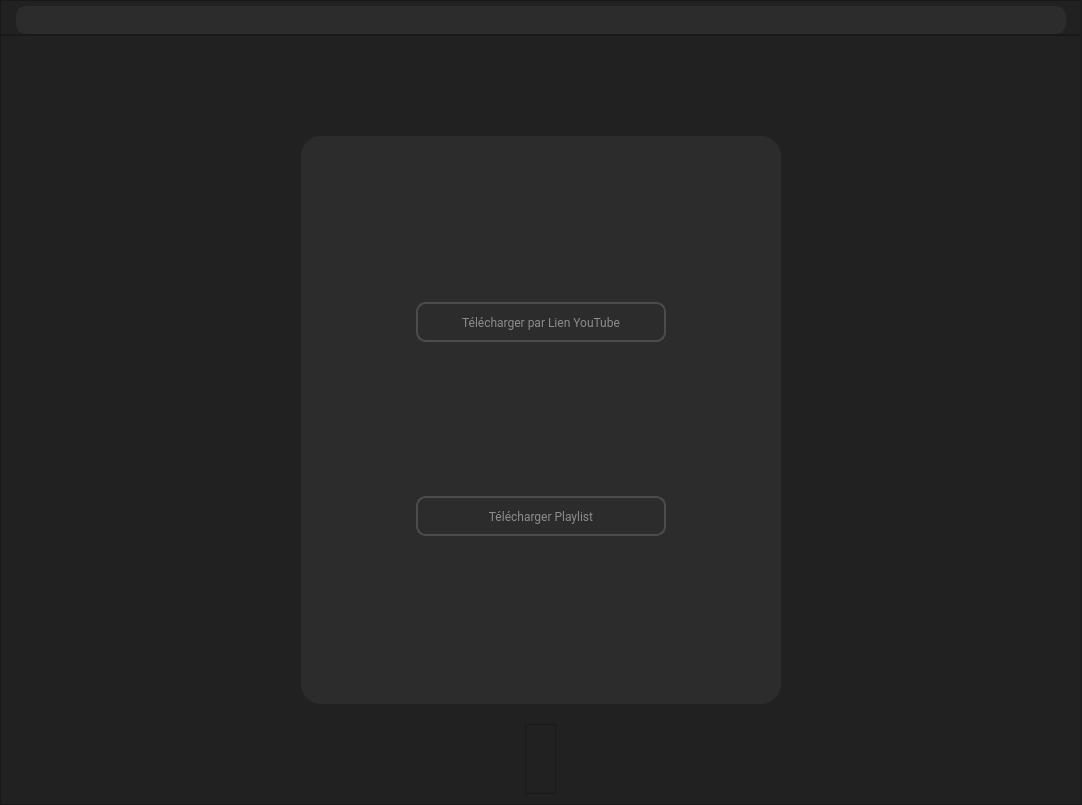
<?xml version="1.0" encoding="UTF-8"?>
<ui version="4.0">
 <class>MainWindow</class>
 <widget class="QMainWindow" name="MainWindow">
  <property name="geometry">
   <rect>
    <x>0</x>
    <y>0</y>
    <width>1082</width>
    <height>805</height>
   </rect>
  </property>
  <property name="windowTitle">
   <string>MainWindow</string>
  </property>
  <widget class="QWidget" name="centralwidget">
   <layout class="QVBoxLayout" name="verticalLayout">
    <property name="spacing">
     <number>0</number>
    </property>
    <property name="leftMargin">
     <number>0</number>
    </property>
    <property name="topMargin">
     <number>0</number>
    </property>
    <property name="rightMargin">
     <number>0</number>
    </property>
    <property name="bottomMargin">
     <number>0</number>
    </property>
    <item>
     <widget class="QFrame" name="hotbar">
      <property name="sizePolicy">
       <sizepolicy hsizetype="Preferred" vsizetype="Fixed">
        <horstretch>0</horstretch>
        <verstretch>0</verstretch>
       </sizepolicy>
      </property>
      <property name="minimumSize">
       <size>
        <width>0</width>
        <height>35</height>
       </size>
      </property>
      <property name="maximumSize">
       <size>
        <width>16777215</width>
        <height>35</height>
       </size>
      </property>
      <property name="layoutDirection">
       <enum>Qt::RightToLeft</enum>
      </property>
      <property name="styleSheet">
       <string notr="true">background-color:#212121</string>
      </property>
      <property name="frameShape">
       <enum>QFrame::StyledPanel</enum>
      </property>
      <property name="frameShadow">
       <enum>QFrame::Raised</enum>
      </property>
      <layout class="QHBoxLayout" name="horizontalLayout_2">
       <property name="spacing">
        <number>0</number>
       </property>
       <property name="leftMargin">
        <number>15</number>
       </property>
       <property name="topMargin">
        <number>5</number>
       </property>
       <property name="rightMargin">
        <number>15</number>
       </property>
       <property name="bottomMargin">
        <number>0</number>
       </property>
       <item>
        <widget class="QWidget" name="widget" native="true">
         <property name="styleSheet">
          <string notr="true">QWidget {
    background-color: #2c2c2c;
    border-radius: 10px;
}</string>
         </property>
         <layout class="QHBoxLayout" name="horizontalLayout_3">
          <property name="spacing">
           <number>0</number>
          </property>
          <property name="leftMargin">
           <number>20</number>
          </property>
          <property name="topMargin">
           <number>0</number>
          </property>
          <property name="rightMargin">
           <number>15</number>
          </property>
          <property name="bottomMargin">
           <number>0</number>
          </property>
          <item alignment="Qt::AlignRight">
           <widget class="QFrame" name="closingButonsFrame">
            <property name="layoutDirection">
             <enum>Qt::LeftToRight</enum>
            </property>
            <property name="frameShape">
             <enum>QFrame::StyledPanel</enum>
            </property>
            <property name="frameShadow">
             <enum>QFrame::Raised</enum>
            </property>
            <layout class="QHBoxLayout" name="horizontalLayout_4">
             <property name="spacing">
              <number>10</number>
             </property>
             <property name="leftMargin">
              <number>30</number>
             </property>
             <property name="topMargin">
              <number>0</number>
             </property>
             <property name="rightMargin">
              <number>0</number>
             </property>
             <property name="bottomMargin">
              <number>0</number>
             </property>
             <item>
              <widget class="QPushButton" name="minimizeButon">
               <property name="minimumSize">
                <size>
                 <width>40</width>
                 <height>20</height>
                </size>
               </property>
               <property name="maximumSize">
                <size>
                 <width>40</width>
                 <height>20</height>
                </size>
               </property>
               <property name="styleSheet">
                <string notr="true">QPushButton { background: transparent; border:0px;} 
QPushButton::hover {background-color:#5c5c5c ; color:white;border-radius:0px}</string>
               </property>
               <property name="text">
                <string/>
               </property>
               <property name="icon">
                <iconset>
                 <normaloff>assets/minimise.png</normaloff>assets/minimise.png</iconset>
               </property>
              </widget>
             </item>
             <item>
              <widget class="QPushButton" name="fullscreenButon">
               <property name="minimumSize">
                <size>
                 <width>40</width>
                 <height>20</height>
                </size>
               </property>
               <property name="maximumSize">
                <size>
                 <width>40</width>
                 <height>20</height>
                </size>
               </property>
               <property name="styleSheet">
                <string notr="true">QPushButton { background: transparent; border:0px;} 
QPushButton::hover {background-color:#5c5c5c ; color:white;border-radius:0px}</string>
               </property>
               <property name="text">
                <string/>
               </property>
               <property name="icon">
                <iconset>
                 <normaloff>assets/fullscreen.png</normaloff>assets/fullscreen.png</iconset>
               </property>
              </widget>
             </item>
             <item>
              <widget class="QPushButton" name="closeButon">
               <property name="minimumSize">
                <size>
                 <width>40</width>
                 <height>20</height>
                </size>
               </property>
               <property name="maximumSize">
                <size>
                 <width>40</width>
                 <height>20</height>
                </size>
               </property>
               <property name="styleSheet">
                <string notr="true">QPushButton { background: transparent; border:0px; } 
QPushButton:hover {background-color:red;color:white;border-radius:0px}</string>
               </property>
               <property name="text">
                <string/>
               </property>
               <property name="icon">
                <iconset>
                 <normaloff>assets/croce.png</normaloff>assets/croce.png</iconset>
               </property>
              </widget>
             </item>
            </layout>
           </widget>
          </item>
          <item>
           <widget class="QFrame" name="hotbar_mouv">
            <property name="sizePolicy">
             <sizepolicy hsizetype="Expanding" vsizetype="Preferred">
              <horstretch>0</horstretch>
              <verstretch>0</verstretch>
             </sizepolicy>
            </property>
            <property name="minimumSize">
             <size>
              <width>0</width>
              <height>0</height>
             </size>
            </property>
            <property name="styleSheet">
             <string notr="true"/>
            </property>
            <property name="frameShape">
             <enum>QFrame::StyledPanel</enum>
            </property>
            <property name="frameShadow">
             <enum>QFrame::Raised</enum>
            </property>
           </widget>
          </item>
         </layout>
        </widget>
       </item>
      </layout>
     </widget>
    </item>
    <item>
     <widget class="QFrame" name="frame">
      <property name="styleSheet">
       <string notr="true">background-color:#212121;</string>
      </property>
      <property name="frameShape">
       <enum>QFrame::StyledPanel</enum>
      </property>
      <property name="frameShadow">
       <enum>QFrame::Raised</enum>
      </property>
      <layout class="QVBoxLayout" name="verticalLayout_2">
       <property name="spacing">
        <number>20</number>
       </property>
       <property name="leftMargin">
        <number>300</number>
       </property>
       <property name="topMargin">
        <number>100</number>
       </property>
       <property name="rightMargin">
        <number>300</number>
       </property>
       <property name="bottomMargin">
        <number>10</number>
       </property>
       <item>
        <widget class="QStackedWidget" name="stackedWidget">
         <property name="currentIndex">
          <number>0</number>
         </property>
         <widget class="QWidget" name="initialePage">
          <layout class="QVBoxLayout" name="verticalLayout_5">
           <property name="spacing">
            <number>0</number>
           </property>
           <property name="leftMargin">
            <number>0</number>
           </property>
           <property name="topMargin">
            <number>0</number>
           </property>
           <property name="rightMargin">
            <number>0</number>
           </property>
           <property name="bottomMargin">
            <number>0</number>
           </property>
           <item>
            <widget class="QFrame" name="frame_7">
             <property name="enabled">
              <bool>true</bool>
             </property>
             <property name="sizePolicy">
              <sizepolicy hsizetype="Preferred" vsizetype="Preferred">
               <horstretch>0</horstretch>
               <verstretch>0</verstretch>
              </sizepolicy>
             </property>
             <property name="styleSheet">
              <string notr="true">background-color: #2c2c2c ; 
border-radius : 20px;</string>
             </property>
             <property name="frameShape">
              <enum>QFrame::StyledPanel</enum>
             </property>
             <property name="frameShadow">
              <enum>QFrame::Raised</enum>
             </property>
             <layout class="QVBoxLayout" name="verticalLayout_6">
              <property name="leftMargin">
               <number>0</number>
              </property>
              <property name="rightMargin">
               <number>0</number>
              </property>
              <item alignment="Qt::AlignHCenter">
               <widget class="QWidget" name="widget_2" native="true">
                <layout class="QVBoxLayout" name="verticalLayout_7">
                 <item>
                  <widget class="QPushButton" name="downloadPageButton">
                   <property name="sizePolicy">
                    <sizepolicy hsizetype="Fixed" vsizetype="Fixed">
                     <horstretch>0</horstretch>
                     <verstretch>0</verstretch>
                    </sizepolicy>
                   </property>
                   <property name="minimumSize">
                    <size>
                     <width>250</width>
                     <height>40</height>
                    </size>
                   </property>
                   <property name="maximumSize">
                    <size>
                     <width>250</width>
                     <height>40</height>
                    </size>
                   </property>
                   <property name="font">
                    <font>
                     <family>Roboto</family>
                     <pointsize>9</pointsize>
                     <weight>50</weight>
                     <italic>false</italic>
                     <bold>false</bold>
                     <underline>false</underline>
                     <stylestrategy>PreferDefault</stylestrategy>
                    </font>
                   </property>
                   <property name="focusPolicy">
                    <enum>Qt::StrongFocus</enum>
                   </property>
                   <property name="contextMenuPolicy">
                    <enum>Qt::DefaultContextMenu</enum>
                   </property>
                   <property name="acceptDrops">
                    <bool>false</bool>
                   </property>
                   <property name="styleSheet">
                    <string notr="true">QPushButton{
	border-radius : 10px ;
	border : 2px solid ; 
	border-color: #4c4c4c;
	background-color:#2c2c2c ; 
	color:#8c8c8c;
}
QPushButton::hover{
	border-radius : 10px ;
	background-color:#4c4c4c ; 
	color:lightgray
}</string>
                   </property>
                   <property name="text">
                    <string>Télécharger par Lien YouTube</string>
                   </property>
                   <property name="autoDefault">
                    <bool>false</bool>
                   </property>
                  </widget>
                 </item>
                 <item>
                  <widget class="QPushButton" name="playlistPageButton">
                   <property name="sizePolicy">
                    <sizepolicy hsizetype="Fixed" vsizetype="Fixed">
                     <horstretch>0</horstretch>
                     <verstretch>0</verstretch>
                    </sizepolicy>
                   </property>
                   <property name="minimumSize">
                    <size>
                     <width>250</width>
                     <height>40</height>
                    </size>
                   </property>
                   <property name="maximumSize">
                    <size>
                     <width>250</width>
                     <height>40</height>
                    </size>
                   </property>
                   <property name="font">
                    <font>
                     <family>Roboto</family>
                     <pointsize>9</pointsize>
                    </font>
                   </property>
                   <property name="styleSheet">
                    <string notr="true">QPushButton{
	border-radius : 10px ;
	border : 2px solid ; 
	border-color: #4c4c4c;
	background-color:#2c2c2c ; 
	color:#8c8c8c;
}
QPushButton::hover{
	border-radius : 10px ;
	background-color:#4c4c4c ; 
	color:lightgray;
}</string>
                   </property>
                   <property name="text">
                    <string>Télécharger Playlist</string>
                   </property>
                  </widget>
                 </item>
                </layout>
                <zorder>playlistPageButton</zorder>
                <zorder>downloadPageButton</zorder>
               </widget>
              </item>
             </layout>
            </widget>
           </item>
          </layout>
         </widget>
         <widget class="QWidget" name="downloadPage">
          <layout class="QVBoxLayout" name="verticalLayout_4">
           <property name="spacing">
            <number>0</number>
           </property>
           <property name="leftMargin">
            <number>0</number>
           </property>
           <property name="topMargin">
            <number>0</number>
           </property>
           <property name="rightMargin">
            <number>0</number>
           </property>
           <property name="bottomMargin">
            <number>0</number>
           </property>
           <item>
            <widget class="QFrame" name="frame_2">
             <property name="styleSheet">
              <string notr="true">background-color: #2c2c2c ; 
border-radius : 20px;</string>
             </property>
             <property name="frameShape">
              <enum>QFrame::StyledPanel</enum>
             </property>
             <property name="frameShadow">
              <enum>QFrame::Raised</enum>
             </property>
             <layout class="QVBoxLayout" name="verticalLayout_3">
              <property name="leftMargin">
               <number>10</number>
              </property>
              <property name="topMargin">
               <number>10</number>
              </property>
              <property name="rightMargin">
               <number>30</number>
              </property>
              <item>
               <widget class="QFrame" name="frame_8">
                <property name="minimumSize">
                 <size>
                  <width>0</width>
                  <height>30</height>
                 </size>
                </property>
                <property name="maximumSize">
                 <size>
                  <width>16777215</width>
                  <height>30</height>
                 </size>
                </property>
                <property name="frameShape">
                 <enum>QFrame::StyledPanel</enum>
                </property>
                <property name="frameShadow">
                 <enum>QFrame::Raised</enum>
                </property>
                <layout class="QHBoxLayout" name="horizontalLayout">
                 <property name="spacing">
                  <number>0</number>
                 </property>
                 <property name="leftMargin">
                  <number>5</number>
                 </property>
                 <property name="topMargin">
                  <number>5</number>
                 </property>
                 <property name="rightMargin">
                  <number>0</number>
                 </property>
                 <property name="bottomMargin">
                  <number>0</number>
                 </property>
                 <item alignment="Qt::AlignLeft">
                  <widget class="QWidget" name="widget_3" native="true">
                   <layout class="QHBoxLayout" name="horizontalLayout_9">
                    <property name="spacing">
                     <number>0</number>
                    </property>
                    <property name="leftMargin">
                     <number>0</number>
                    </property>
                    <property name="topMargin">
                     <number>0</number>
                    </property>
                    <property name="rightMargin">
                     <number>0</number>
                    </property>
                    <property name="bottomMargin">
                     <number>0</number>
                    </property>
                    <item>
                     <widget class="QPushButton" name="downloadBackButton">
                      <property name="minimumSize">
                       <size>
                        <width>25</width>
                        <height>25</height>
                       </size>
                      </property>
                      <property name="maximumSize">
                       <size>
                        <width>25</width>
                        <height>25</height>
                       </size>
                      </property>
                      <property name="styleSheet">
                       <string notr="true">QPushButton { background: transparent; border:0px;} 
QPushButton::hover {background-color:#3c3c3c ; color:white;border-radius:3px}</string>
                      </property>
                      <property name="text">
                       <string/>
                      </property>
                      <property name="icon">
                       <iconset>
                        <normaloff>assets/back.png</normaloff>assets/back.png</iconset>
                      </property>
                      <property name="iconSize">
                       <size>
                        <width>20</width>
                        <height>20</height>
                       </size>
                      </property>
                     </widget>
                    </item>
                   </layout>
                  </widget>
                 </item>
                </layout>
               </widget>
              </item>
              <item>
               <widget class="QFrame" name="frame_4">
                <property name="frameShape">
                 <enum>QFrame::StyledPanel</enum>
                </property>
                <property name="frameShadow">
                 <enum>QFrame::Raised</enum>
                </property>
                <layout class="QHBoxLayout" name="horizontalLayout_7">
                 <property name="leftMargin">
                  <number>49</number>
                 </property>
                 <property name="topMargin">
                  <number>20</number>
                 </property>
                 <property name="rightMargin">
                  <number>29</number>
                 </property>
                 <property name="bottomMargin">
                  <number>36</number>
                 </property>
                 <item>
                  <widget class="QLineEdit" name="downloadUrlsLineEdit">
                   <property name="sizePolicy">
                    <sizepolicy hsizetype="Preferred" vsizetype="Fixed">
                     <horstretch>0</horstretch>
                     <verstretch>0</verstretch>
                    </sizepolicy>
                   </property>
                   <property name="minimumSize">
                    <size>
                     <width>200</width>
                     <height>40</height>
                    </size>
                   </property>
                   <property name="maximumSize">
                    <size>
                     <width>400</width>
                     <height>40</height>
                    </size>
                   </property>
                   <property name="font">
                    <font>
                     <family>Roboto</family>
                     <pointsize>10</pointsize>
                    </font>
                   </property>
                   <property name="styleSheet">
                    <string notr="true">QLineEdit {
	border-radius : 10px ;
	border : 2px solid ; 
	border-color: #4c4c4c;
	background-color:#2c2c2c ; 
	color:#9c9c9c;
}</string>
                   </property>
                   <property name="alignment">
                    <set>Qt::AlignCenter</set>
                   </property>
                   <property name="placeholderText">
                    <string>Lien Vers la Musique :</string>
                   </property>
                  </widget>
                 </item>
                </layout>
               </widget>
              </item>
              <item alignment="Qt::AlignHCenter">
               <widget class="QFrame" name="frame_5">
                <property name="maximumSize">
                 <size>
                  <width>16777215</width>
                  <height>50</height>
                 </size>
                </property>
                <property name="frameShape">
                 <enum>QFrame::StyledPanel</enum>
                </property>
                <property name="frameShadow">
                 <enum>QFrame::Raised</enum>
                </property>
                <layout class="QHBoxLayout" name="horizontalLayout_5">
                 <property name="leftMargin">
                  <number>29</number>
                 </property>
                 <property name="bottomMargin">
                  <number>20</number>
                 </property>
                 <item>
                  <widget class="QRadioButton" name="imageButton">
                   <property name="font">
                    <font>
                     <family>Roboto</family>
                     <pointsize>9</pointsize>
                    </font>
                   </property>
                   <property name="styleSheet">
                    <string notr="true">color:gray;</string>
                   </property>
                   <property name="text">
                    <string>Image</string>
                   </property>
                   <property name="checkable">
                    <bool>true</bool>
                   </property>
                   <property name="checked">
                    <bool>true</bool>
                   </property>
                  </widget>
                 </item>
                </layout>
               </widget>
              </item>
              <item>
               <widget class="QFrame" name="frame_3">
                <property name="frameShape">
                 <enum>QFrame::StyledPanel</enum>
                </property>
                <property name="frameShadow">
                 <enum>QFrame::Raised</enum>
                </property>
                <layout class="QHBoxLayout" name="horizontalLayout_6">
                 <property name="leftMargin">
                  <number>29</number>
                 </property>
                 <property name="topMargin">
                  <number>40</number>
                 </property>
                 <item>
                  <widget class="QPushButton" name="downloadButton">
                   <property name="sizePolicy">
                    <sizepolicy hsizetype="Fixed" vsizetype="Fixed">
                     <horstretch>0</horstretch>
                     <verstretch>0</verstretch>
                    </sizepolicy>
                   </property>
                   <property name="minimumSize">
                    <size>
                     <width>250</width>
                     <height>40</height>
                    </size>
                   </property>
                   <property name="maximumSize">
                    <size>
                     <width>250</width>
                     <height>40</height>
                    </size>
                   </property>
                   <property name="font">
                    <font>
                     <family>Roboto</family>
                     <pointsize>10</pointsize>
                     <weight>50</weight>
                     <bold>false</bold>
                    </font>
                   </property>
                   <property name="styleSheet">
                    <string notr="true">QPushButton { border-radius : 5px ; border: 1px #1f528d ; background-color: #1f528d ; color:lightgray }
QPushButton::hover{background-color:#184476}
QPushButton::pressed{background-color:#123053}</string>
                   </property>
                   <property name="text">
                    <string>Télécharger</string>
                   </property>
                  </widget>
                 </item>
                </layout>
               </widget>
              </item>
             </layout>
            </widget>
           </item>
          </layout>
         </widget>
         <widget class="QWidget" name="playlistPage">
          <layout class="QVBoxLayout" name="verticalLayout_10">
           <property name="spacing">
            <number>0</number>
           </property>
           <property name="leftMargin">
            <number>0</number>
           </property>
           <property name="topMargin">
            <number>0</number>
           </property>
           <property name="rightMargin">
            <number>0</number>
           </property>
           <property name="bottomMargin">
            <number>0</number>
           </property>
           <item>
            <widget class="QFrame" name="frame_12">
             <property name="styleSheet">
              <string notr="true">background-color: #2c2c2c ; 
border-radius : 20px;</string>
             </property>
             <property name="frameShape">
              <enum>QFrame::StyledPanel</enum>
             </property>
             <property name="frameShadow">
              <enum>QFrame::Raised</enum>
             </property>
             <layout class="QVBoxLayout" name="verticalLayout_11">
              <property name="leftMargin">
               <number>10</number>
              </property>
              <property name="topMargin">
               <number>10</number>
              </property>
              <property name="rightMargin">
               <number>30</number>
              </property>
              <item>
               <widget class="QFrame" name="frame_14">
                <property name="minimumSize">
                 <size>
                  <width>0</width>
                  <height>30</height>
                 </size>
                </property>
                <property name="maximumSize">
                 <size>
                  <width>16777215</width>
                  <height>30</height>
                 </size>
                </property>
                <property name="frameShape">
                 <enum>QFrame::StyledPanel</enum>
                </property>
                <property name="frameShadow">
                 <enum>QFrame::Raised</enum>
                </property>
                <layout class="QHBoxLayout" name="horizontalLayout_13">
                 <property name="spacing">
                  <number>0</number>
                 </property>
                 <property name="leftMargin">
                  <number>5</number>
                 </property>
                 <property name="topMargin">
                  <number>5</number>
                 </property>
                 <property name="rightMargin">
                  <number>0</number>
                 </property>
                 <property name="bottomMargin">
                  <number>0</number>
                 </property>
                 <item alignment="Qt::AlignLeft">
                  <widget class="QWidget" name="widget_5" native="true">
                   <layout class="QHBoxLayout" name="horizontalLayout_15">
                    <property name="spacing">
                     <number>0</number>
                    </property>
                    <property name="leftMargin">
                     <number>0</number>
                    </property>
                    <property name="topMargin">
                     <number>0</number>
                    </property>
                    <property name="rightMargin">
                     <number>0</number>
                    </property>
                    <property name="bottomMargin">
                     <number>0</number>
                    </property>
                    <item>
                     <widget class="QPushButton" name="playlistBackButton">
                      <property name="minimumSize">
                       <size>
                        <width>25</width>
                        <height>25</height>
                       </size>
                      </property>
                      <property name="maximumSize">
                       <size>
                        <width>25</width>
                        <height>25</height>
                       </size>
                      </property>
                      <property name="styleSheet">
                       <string notr="true">QPushButton { background: transparent; border:0px;} 
QPushButton::hover {background-color:#3c3c3c ; color:white;border-radius:3px}</string>
                      </property>
                      <property name="text">
                       <string/>
                      </property>
                      <property name="icon">
                       <iconset>
                        <normaloff>assets/back.png</normaloff>assets/back.png</iconset>
                      </property>
                      <property name="iconSize">
                       <size>
                        <width>20</width>
                        <height>20</height>
                       </size>
                      </property>
                     </widget>
                    </item>
                   </layout>
                  </widget>
                 </item>
                </layout>
               </widget>
              </item>
              <item>
               <widget class="QFrame" name="frame_15">
                <property name="frameShape">
                 <enum>QFrame::StyledPanel</enum>
                </property>
                <property name="frameShadow">
                 <enum>QFrame::Raised</enum>
                </property>
                <layout class="QHBoxLayout" name="horizontalLayout_16">
                 <property name="leftMargin">
                  <number>49</number>
                 </property>
                 <property name="topMargin">
                  <number>20</number>
                 </property>
                 <property name="rightMargin">
                  <number>29</number>
                 </property>
                 <property name="bottomMargin">
                  <number>36</number>
                 </property>
                 <item>
                  <widget class="QLineEdit" name="playlistUrlsLineEdit">
                   <property name="sizePolicy">
                    <sizepolicy hsizetype="Preferred" vsizetype="Fixed">
                     <horstretch>0</horstretch>
                     <verstretch>0</verstretch>
                    </sizepolicy>
                   </property>
                   <property name="minimumSize">
                    <size>
                     <width>200</width>
                     <height>40</height>
                    </size>
                   </property>
                   <property name="maximumSize">
                    <size>
                     <width>400</width>
                     <height>40</height>
                    </size>
                   </property>
                   <property name="font">
                    <font>
                     <family>Roboto</family>
                     <pointsize>10</pointsize>
                    </font>
                   </property>
                   <property name="styleSheet">
                    <string notr="true">QLineEdit {
	border-radius : 10px ;
	border : 2px solid ; 
	border-color: #4c4c4c;
	background-color:#2c2c2c ; 
	color:#9c9c9c;
}</string>
                   </property>
                   <property name="text">
                    <string/>
                   </property>
                   <property name="alignment">
                    <set>Qt::AlignCenter</set>
                   </property>
                   <property name="placeholderText">
                    <string>Lien Vers la Playlist</string>
                   </property>
                  </widget>
                 </item>
                </layout>
               </widget>
              </item>
              <item>
               <widget class="QFrame" name="frame_16">
                <property name="frameShape">
                 <enum>QFrame::StyledPanel</enum>
                </property>
                <property name="frameShadow">
                 <enum>QFrame::Raised</enum>
                </property>
                <layout class="QHBoxLayout" name="horizontalLayout_17">
                 <property name="leftMargin">
                  <number>29</number>
                 </property>
                 <property name="topMargin">
                  <number>40</number>
                 </property>
                 <item>
                  <widget class="QPushButton" name="playlistDownloadButton">
                   <property name="sizePolicy">
                    <sizepolicy hsizetype="Fixed" vsizetype="Fixed">
                     <horstretch>0</horstretch>
                     <verstretch>0</verstretch>
                    </sizepolicy>
                   </property>
                   <property name="minimumSize">
                    <size>
                     <width>250</width>
                     <height>40</height>
                    </size>
                   </property>
                   <property name="maximumSize">
                    <size>
                     <width>250</width>
                     <height>40</height>
                    </size>
                   </property>
                   <property name="font">
                    <font>
                     <family>Roboto</family>
                     <pointsize>10</pointsize>
                     <weight>50</weight>
                     <bold>false</bold>
                    </font>
                   </property>
                   <property name="styleSheet">
                    <string notr="true">QPushButton { border-radius : 5px ; border: 1px #1f528d ; background-color: #1f528d ; color:lightgray }
QPushButton::hover{background-color:#184476}
QPushButton::pressed{background-color:#123053}</string>
                   </property>
                   <property name="text">
                    <string>Télécharger</string>
                   </property>
                  </widget>
                 </item>
                </layout>
               </widget>
              </item>
             </layout>
            </widget>
           </item>
          </layout>
         </widget>
        </widget>
       </item>
       <item alignment="Qt::AlignHCenter">
        <widget class="QFrame" name="frame_6">
         <property name="minimumSize">
          <size>
           <width>0</width>
           <height>70</height>
          </size>
         </property>
         <property name="maximumSize">
          <size>
           <width>16777215</width>
           <height>70</height>
          </size>
         </property>
         <property name="frameShape">
          <enum>QFrame::StyledPanel</enum>
         </property>
         <property name="frameShadow">
          <enum>QFrame::Raised</enum>
         </property>
         <layout class="QHBoxLayout" name="horizontalLayout_8">
          <property name="bottomMargin">
           <number>30</number>
          </property>
          <item>
           <widget class="QLabel" name="downloadLabel">
            <property name="font">
             <font>
              <pointsize>14</pointsize>
              <weight>50</weight>
              <bold>false</bold>
             </font>
            </property>
            <property name="styleSheet">
             <string notr="true">color:lightgray </string>
            </property>
            <property name="text">
             <string/>
            </property>
           </widget>
          </item>
         </layout>
        </widget>
       </item>
      </layout>
     </widget>
    </item>
   </layout>
  </widget>
 </widget>
 <resources/>
 <connections/>
</ui>
